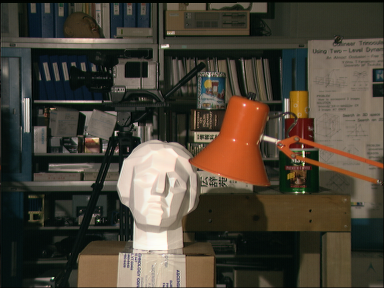
%> input picture HW5/HW5/tsukuba_l.ppm, 384 x 288 px
$ octave HW5.m   (GNU Octave 9; MATLAB toolbox functions it lacks are replaced by stand-ins)
%> lines starting %> are read from the running program, lines starting %| are printed output that depends on the picture
### HW5/HW5/Match.m
function line = Match( loc,left, right, patchsize)
a = size(left);
subLeft = left(max((loc(1)-patchsize/2),1):min((loc(1)+patchsize/2),a(1)),...
    max(1,(loc(2)-patchsize/2)):min(a(2),(loc(2)+patchsize/2)));
c = normxcorr2(subLeft,right(max((loc(1)-patchsize/2),1):min((loc(1)+patchsize/2),a(1)),:));
linematch = c(patchsize,:);
[~,idx]=max(linematch);
subRight = right(max((loc(1)-patchsize/2),1):min((loc(1)+patchsize/2),a(1)),...
    max(1,idx-patchsize):min(a(2),(idx)));
imshowpair(subLeft,subRight,'montage');
line = [NaN(1,patchsize/2),c(patchsize,:)];


end

### HW5/HW5/disparitymap.m
function dismap = disparitymap(left, right, patchsize)
a = size(left);
dismap = NaN(a);
for i = 1:a(1)
    disp(i)
    for j = 1:a(2)
        loc = [i,j];
        subLeft = left(max((loc(1)-patchsize/2),1):min((loc(1)+patchsize/2),a(1)),...
            max(1,(loc(2)-patchsize/2)):min(a(2),(loc(2)+patchsize/2)));
        c = normxcorr2(subLeft,right(max((loc(1)-patchsize/2),1):min((loc(1)+patchsize/2),a(1)),:));
        linematch = c(patchsize,:);
        [dis,idx]=max(linematch);
        if dis>0.4
            disparity = loc(2)-idx+patchsize/2;
            if disparity>(a(2)-j)||(disparity(i,j)+j)<1
                disparity = NaN;
            end
            dismap(i,j) = disparity;
        end

    end
end
end

### HW5/HW5/vline.m
function hhh=vline(x,in1,in2)
% function h=vline(x, linetype, label)
%
% Draws a vertical line on the current axes at the location specified by 'x'.  Optional arguments are
% 'linetype' (default is 'r:') and 'label', which applies a text label to the graph near the line.  The
% label appears in the same color as the line.
%
% The line is held on the current axes, and after plotting the line, the function returns the axes to
% its prior hold state.
%
% The HandleVisibility property of the line object is set to "off", so not only does it not appear on
% legends, but it is not findable by using findobj.  Specifying an output argument causes the function to
% return a handle to the line, so it can be manipulated or deleted.  Also, the HandleVisibility can be
% overridden by setting the root's ShowHiddenHandles property to on.
%
% h = vline(42,'g','The Answer')
%
% returns a handle to a green vertical line on the current axes at x=42, and creates a text object on
% the current axes, close to the line, which reads "The Answer".
%
% vline also supports vector inputs to draw multiple lines at once.  For example,
%
% vline([4 8 12],{'g','r','b'},{'l1','lab2','LABELC'})
%
% draws three lines with the appropriate labels and colors.
%
% By Brandon Kuczenski for Kensington Labs.
% brandon_kuczenski@kensingtonlabs.com
% 8 November 2001

if length(x)>1  % vector input
    for I=1:length(x)
        switch nargin
        case 1
            linetype='r:';
            label='';
        case 2
            if ~iscell(in1)
                in1={in1};
            end
            if I>length(in1)
                linetype=in1{end};
            else
                linetype=in1{I};
            end
            label='';
        case 3
            if ~iscell(in1)
                in1={in1};
            end
            if ~iscell(in2)
                in2={in2};
            end
            if I>length(in1)
                linetype=in1{end};
            else
                linetype=in1{I};
            end
            if I>length(in2)
                label=in2{end};
            else
                label=in2{I};
            end
        end
        h(I)=vline(x(I),linetype,label);
    end
else
    switch nargin
    case 1
        linetype='r:';
        label='';
    case 2
        linetype=in1;
        label='';
    case 3
        linetype=in1;
        label=in2;
    end


    g=ishold(gca);
    hold on

    y=get(gca,'ylim');
    h=plot([x x],y,linetype);
    if length(label)
        xx=get(gca,'xlim');
        xrange=xx(2)-xx(1);
        xunit=(x-xx(1))/xrange;
        if xunit<0.8
            text(x+0.01*xrange,y(1)+0.1*(y(2)-y(1)),label,'color',get(h,'color'))
        else
            text(x-.05*xrange,y(1)+0.1*(y(2)-y(1)),label,'color',get(h,'color'))
        end
    end

    if g==0
    hold off
    end
    set(h,'tag','vline','handlevisibility','off')
end % else

if nargout
    hhh=h;
end

### HW5/HW5/HW5.m
left=double(rgb2gray(imread('tsukuba_l.ppm')));
%> left: size 288x384 double; min 0, max 253, mean 68.3
right=double(rgb2gray(imread('tsukuba_r.ppm')));
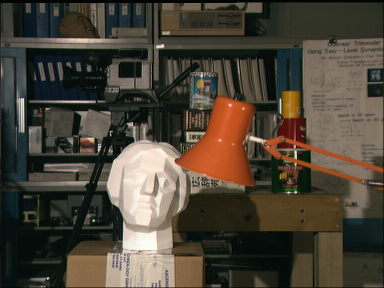
%> input picture HW5/HW5/tsukuba_r.ppm, 384 x 288 px
%> right: size 288x384 double; min 0, max 254, mean 68.7
gauss = fspecial('gaussian', 8, 2);
sleft= imfilter(left, gauss, 'symmetric');
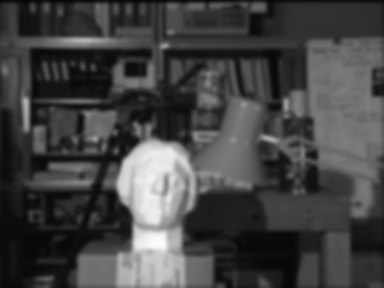
%> sleft: size 288x384 double; min 5.36, max 252.1, mean 68.5
sright= imfilter(right, gauss, 'symmetric');
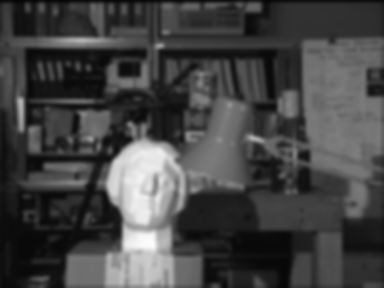
%> sright: size 288x384 double; min 5.47, max 252.2, mean 68.8
P =[136,83;203,304;182,119;186,160;123,224;153,338];
patchsize = 30;
loc = P(6,:);
%get the line match function value
figure(1);
line = Match(loc,left, right,patchsize);
%> in Match, `subLeft = left(max((loc(1)-patchsize/2),1):min((loc(1)+patchsize/2),a(..`:
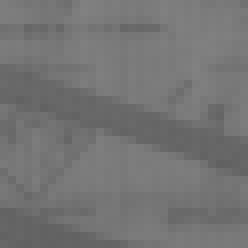
%> subLeft: size 31x31 double (shown 8 times larger); min 97, max 129, mean 115.9
%> in Match, `c = normxcorr2(subLeft,right(max((loc(1)-patchsize/2),1):min((loc(1)+p..`:
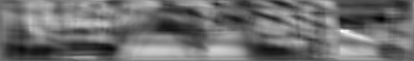
%> c: size 61x414 double; min -0.532, max 0.686, mean 0.00111; drawn with min black and max white
%> in Match, `linematch = c(patchsize,:);`: linematch = 414 values, max 0.343 at index 342, min -0.427 at index 172, mean -0.0253
%> in Match, `[~,idx]=max(linematch);`: idx = 342
%> in Match, `imshowpair(subLeft,subRight,'montage');`:
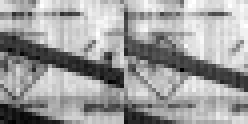
%> displayed picture: size 31x62, on the screen's scale of 0 to 255 (shown 4 times larger); min 0, max 255, mean 157.5
figure(2);
plot(line)
h = vline(loc(1),'r','Previous location');
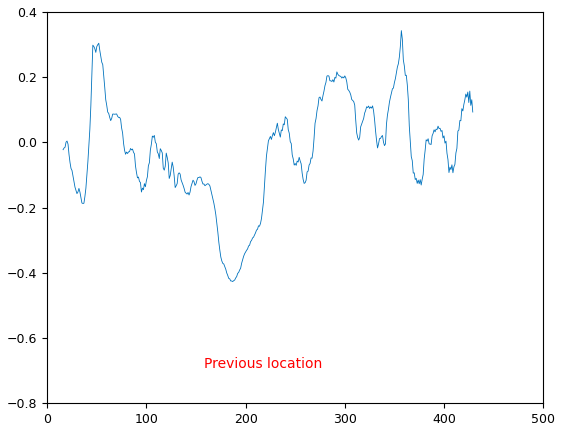
%> figure redrawn from the program's plot data; highest point at x = 357, y = 0.343
%disparityMap = disparity(uint8(left),uint8(right),'Block size',30)
dismap = setNaN(disparitymap(left,right,30));
%> the run ends on the next line
